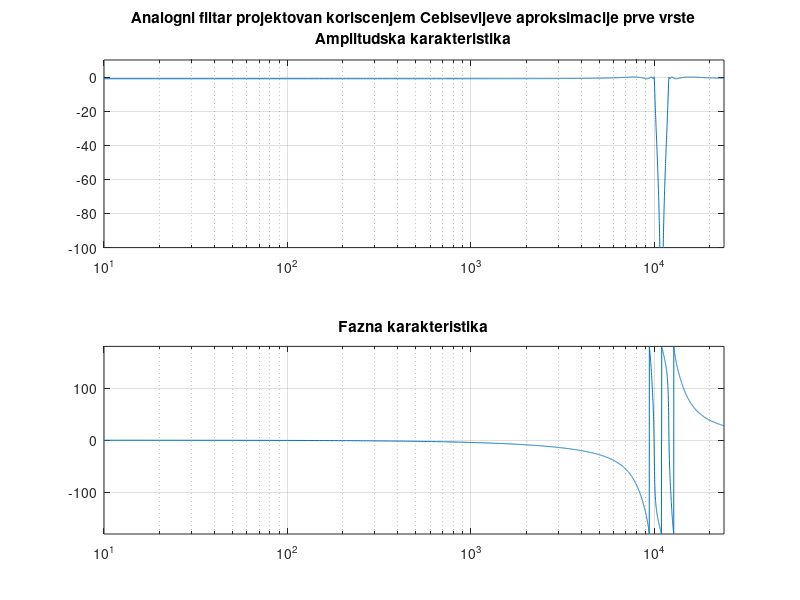
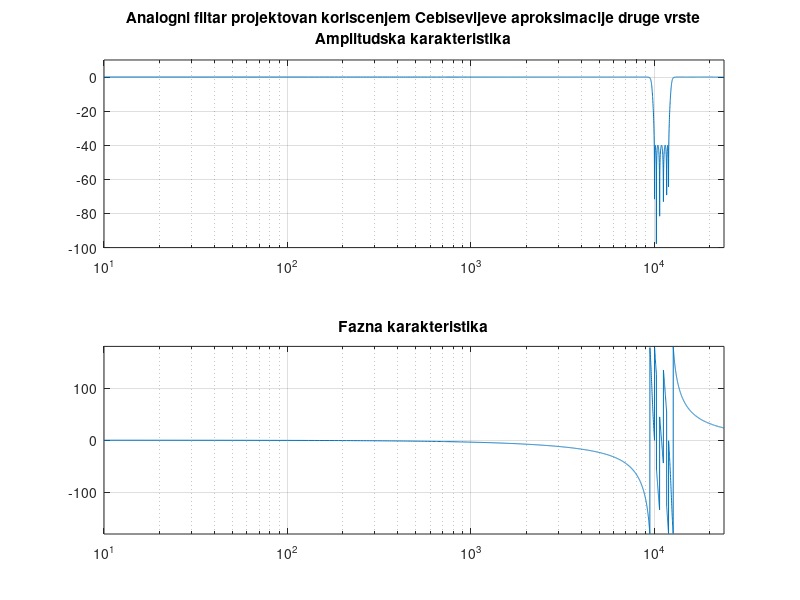
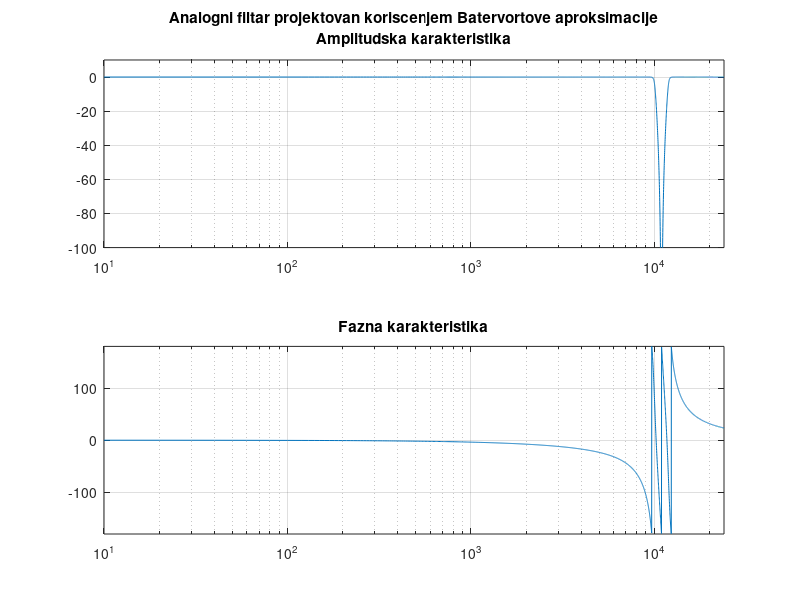
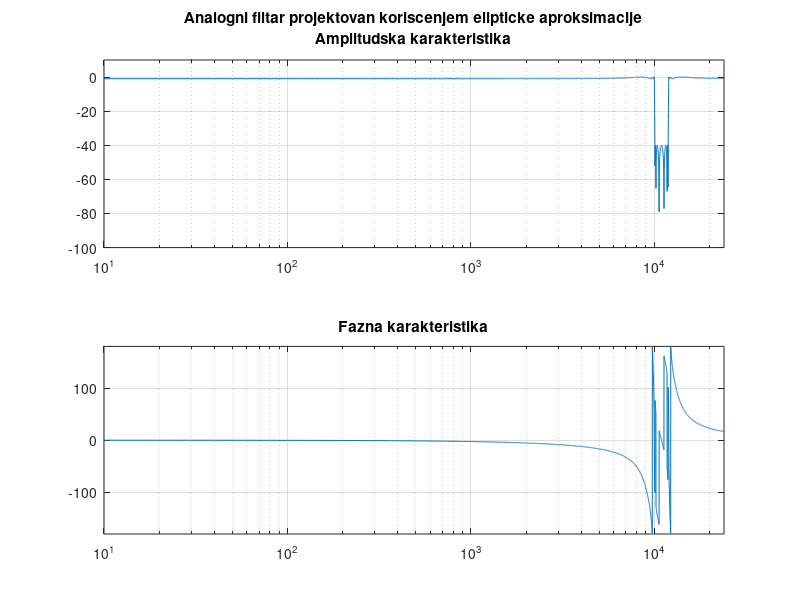

Source code (MATLAB) for these figures, in order:
%
% RESENJE ZADATKA 4
%
% Specifikacija filtra
n = 6;
Rp = 1;
Rs = 40;
Wn1 = 10000;
Wn2 = 12000;
Wn = [Wn1, Wn2];
type = 'stop';

w = 0 : 10 : 2*Wn2;
% Projektovanje analognog filtra koriscenjem Cebisevljeve aproksimacije prve
% vrste
[b_cheby1,a_cheby1] = cheby1(n,Rp,Wn, type,'s');
% Crtanje amplitudske  fazne karakteristike pomocu funkcije freqs
figure
h = freqs(b_cheby1,a_cheby1, w);
amplitudska_karakteristika = 20*log10(abs(h));
fazna_karakteristika = 180/pi*angle(h);
subplot(2,1,1), semilogx(w,amplitudska_karakteristika)
axis ([0 2*Wn2 -100 10]);
title (sprintf('Analogni filtar projektovan koriscenjem Cebisevljeve aproksimacije prve vrste\nAmplitudska karakteristika'));
grid on
subplot(2,1,2), semilogx(w,fazna_karakteristika)
axis ([0 2*Wn2 -180 180]);
title ('Fazna karakteristika');
grid on
% Projektovanje analognog filtra koriscenjem Cebisevljeve aproksimacije druge
% vrste
[b_cheby2,a_cheby2] = cheby2(n,Rs,Wn,type,'s');
% Crtanje amplitudske  fazne karakteristike pomocu funkcije freqs
figure
h = freqs(b_cheby2,a_cheby2, w);
amplitudska_karakteristika = 20*log10(abs(h));
fazna_karakteristika = 180/pi*angle(h);
subplot(2,1,1), semilogx(w,amplitudska_karakteristika)
axis ([0 2*Wn2 -100 10]);
title (sprintf('Analogni filtar projektovan koriscenjem Cebisevljeve aproksimacije druge vrste\nAmplitudska karakteristika'));
grid on
subplot(2,1,2), semilogx(w,fazna_karakteristika)
axis ([0 2*Wn2 -180 180]);
title ('Fazna karakteristika');
grid on
% Projektovanje analognog filtra koriscenjem Batervortove aproksimacije
[b_butter,a_butter] = butter(n,Wn,type,'s');
% Crtanje amplitudske  fazne karakteristike pomocu funkcije freqs
figure
h = freqs(b_butter,a_butter, w);
amplitudska_karakteristika = 20*log10(abs(h));
fazna_karakteristika = 180/pi*angle(h);
subplot(2,1,1), semilogx(w,amplitudska_karakteristika)
axis ([0 2*Wn2 -100 10]);
title (sprintf('Analogni filtar projektovan koriscenjem Batervortove aproksimacije\nAmplitudska karakteristika'));
grid on
subplot(2,1,2), semilogx(w,fazna_karakteristika)
axis ([0 2*Wn2 -180 180]);
title ('Fazna karakteristika');
grid on
% Projektovanje analognog filtra koriscenjem elipticke aproksimacije
[b_ellip,a_ellip] = ellip(n,Rp,Rs,Wn,type,'s');
% Crtanje amplitudske  fazne karakteristike pomocu funkcije freqs
figure
h = freqs(b_ellip,a_ellip, w);
amplitudska_karakteristika = 20*log10(abs(h));
fazna_karakteristika = 180/pi*angle(h);
subplot(2,1,1), semilogx(w,amplitudska_karakteristika)
axis ([0 2*Wn2 -100 10]);
title (sprintf('Analogni filtar projektovan koriscenjem elipticke aproksimacije\nAmplitudska karakteristika'));
grid on
subplot(2,1,2), semilogx(w,fazna_karakteristika)
axis ([0 2*Wn2 -180 180]);
title ('Fazna karakteristika');
grid on
% Definisanje ulaznog signala za potrebe Simulink simulacije
t = 0 : 0.00001 : 0.05;
u = cos(2*pi*1000*t)+0.5*cos(2*pi*1800*t)+0.25*cos(2*pi*3000*t);
u_sim = [t;u]';